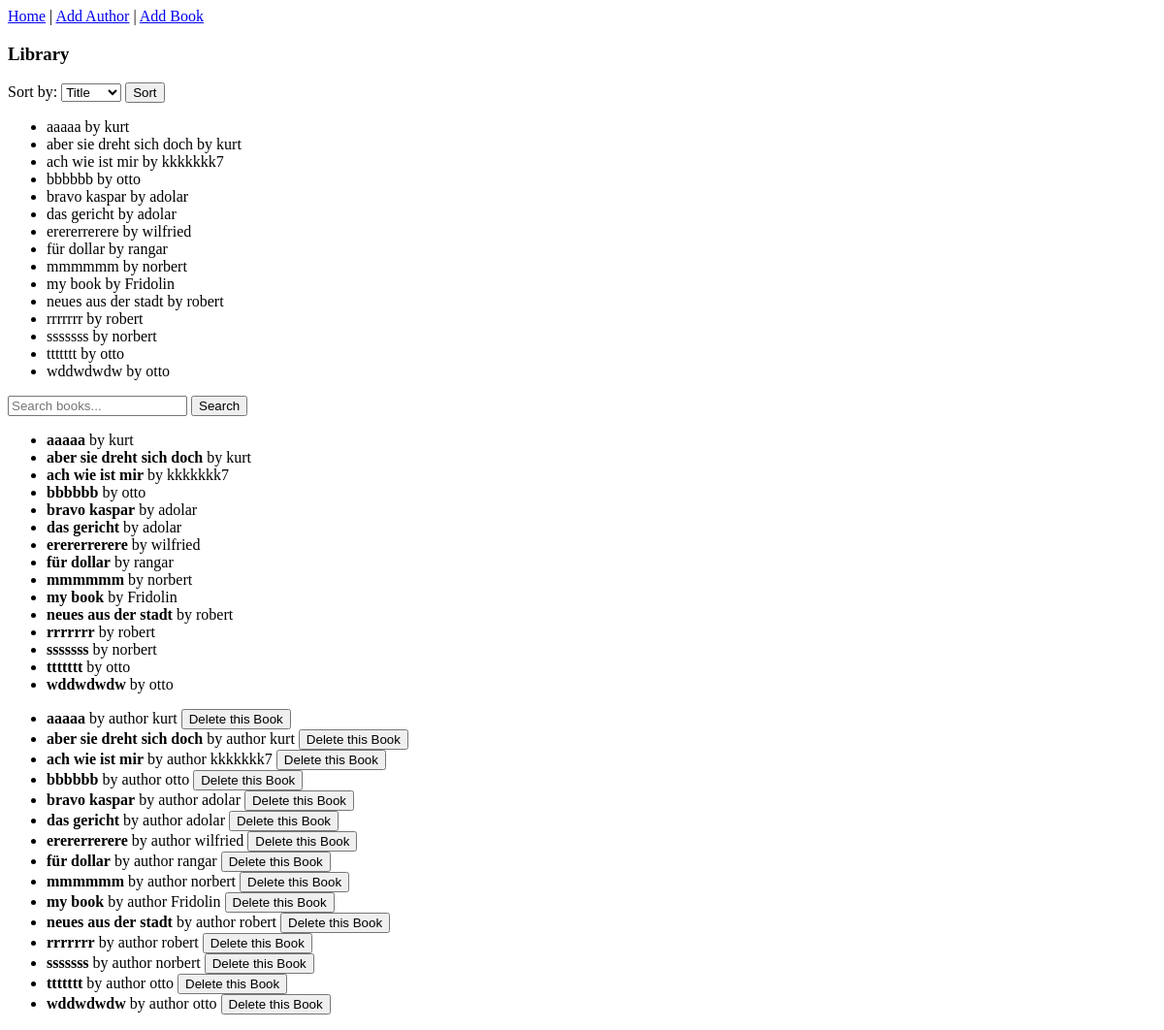
The app's page /, older data.
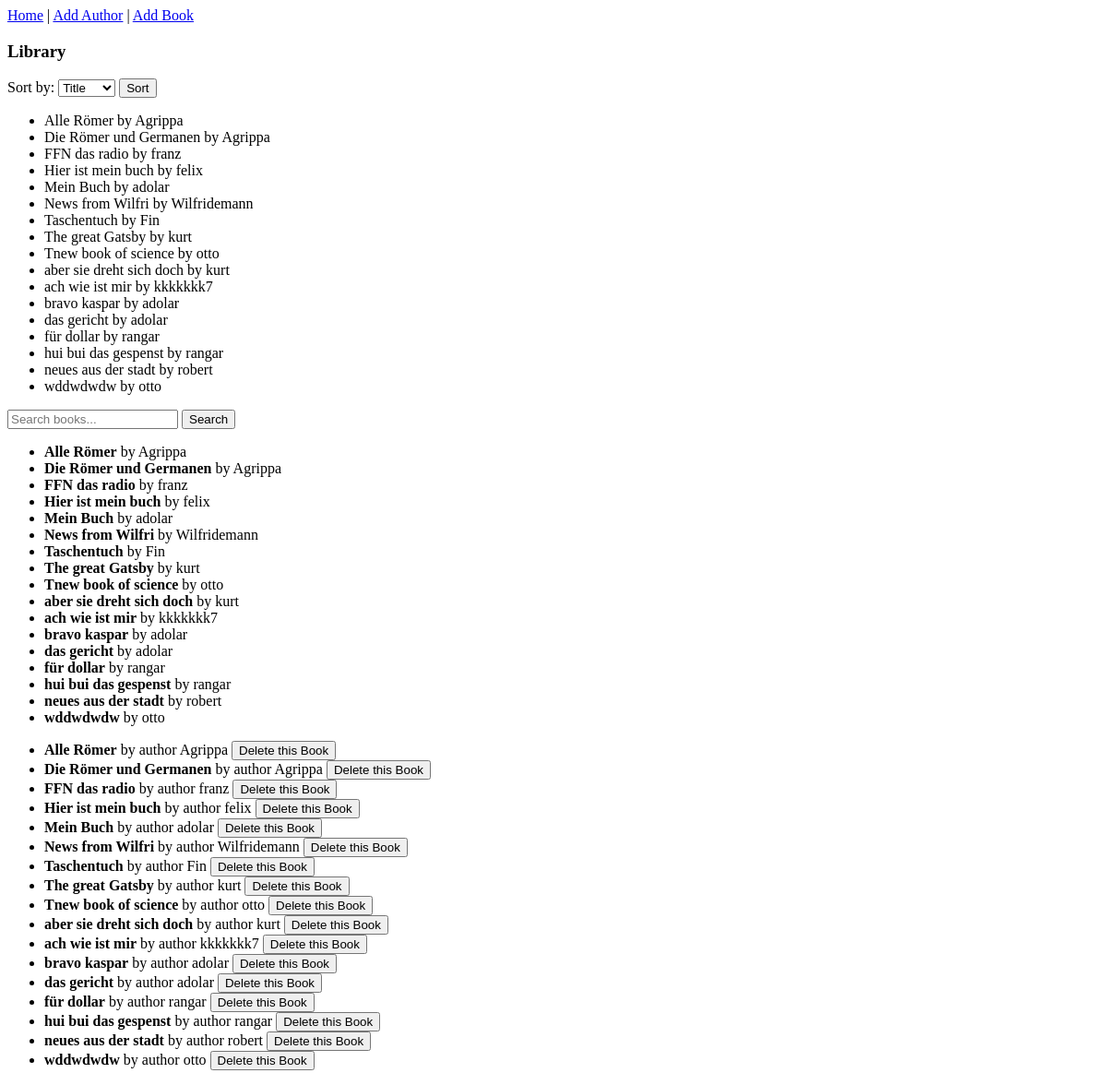
The same page, newer data.
### data_models.py (models this page shows, shortened)
class Book(db.Model):
    __tablename__ = 'book'
    id = db.Column(db.Integer, primary_key=True)
    isbn = db.Column(db.String(20), nullable=False, unique = True)
    title = db.Column(db.String(200), nullable=False)
    publication_year = db.Column(db.String(4), nullable=True)  # e.g., "2020"
    author_id = db.Column(db.Integer, db.ForeignKey('author.id'), nullable=False)

class Author(db.Model):
    __tablename__ = 'author'
    id = db.Column(db.Integer, primary_key=True)
    name = db.Column(db.String(100), nullable=False)
    birth_date = db.Column(db.String(10), nullable=True)
    date_of_death = db.Column(db.String(10), nullable=True)
    books = db.relationship('Book', backref='author', lazy=True)

### app.py (the view)
@app.route('/')
def home():
    sort = request.args.get('sort', 'title')
    if sort == 'author':
        books = Book.query.join(Author).order_by(Author.name).all()
    if sort == 'title':
        books = Book.query.order_by(Book.title).all()
    search_query = request.args.get('search')
    if search_query:
        books = Book.query.filter(
            (Book.title.ilike(f"%{search_query}%"))
        ).all()
    return render_template('home.html', books=books)

### templates/home.html (shortened to what this page needs)
<!DOCTYPE html>
<html lang="en">
  <head>
  </head>
  <body>
    <nav>
        <a href="{{ url_for('home') }}">Home</a> |
        <a href="{{ url_for('add_author') }}">Add Author</a> |
        <a href="{{ url_for('add_book') }}">Add Book</a>
    </nav>
    <h3>Library</h3>
    <form method="GET" action="/">
        <label>Sort by:</label>
        <select name="sort" >
            <option value="title">Title</option>
        </select>
        <button type="submit">Sort</button>
        <ul>
            {% for book in books %}
                <li>{{ book.title }} by {{ book.author.name }}</li>
            {% endfor %}
        </ul>
        <input type="text" name="search" placeholder="Search books..." />
        <button type="submit">Search</button>
    </form>
    {% if books %}
        <ul>
                {% for book in books %}
                        <li>
                            <strong>{{ book.title }}</strong> by {{ book.author.name }}
                        </li>
                {% endfor %}
        </ul>
    {% else %}
        <p>No books found matching your search.</p>
    {% endif %}
  <ul>
  {% for book in books %}
    <li>
      <strong>{{ book.title }}</strong> by author  {{ book.author.name }}
        <form action="{{ url_for('delete_book', book_id=book.id) }}" method="POST" style="display:inline;">
            <button type="submit" onclick="return confirm('Are you sure you want to delete this book?');">Delete this Book</button>
        </form>
    </li>
  {% endfor %}
</ul>
  </body>
</html>

Row changes from the older to the newer data that the page shows:
removed Book: title "aaaaa", author.name "kurt"
removed Book: title "bbbbbb", author.name "otto"
removed Book: title "erererrerere", author.name "wilfried"
removed Book: title "mmmmmm", author.name "norbert"
removed Book: title "my book", author.name "Fridolin"
removed Book: title "rrrrrrr", author.name "robert"
removed Book: title "sssssss", author.name "norbert"
removed Book: title "ttttttt", author.name "otto"
added Book: title "Alle Römer", author.name "Agrippa"
added Book: title "Die Römer und Germanen", author.name "Agrippa"
added Book: title "FFN das radio", author.name "franz"
added Book: title "Hier ist mein buch", author.name "felix"
added Book: title "Mein Buch", author.name "adolar"
added Book: title "News from Wilfri", author.name "Wilfridemann"
added Book: title "Taschentuch", author.name "Fin"
added Book: title "The great Gatsby", author.name "kurt"
added Book: title "Tnew book of science", author.name "otto"
added Book: title "hui bui das gespenst", author.name "rangar"
